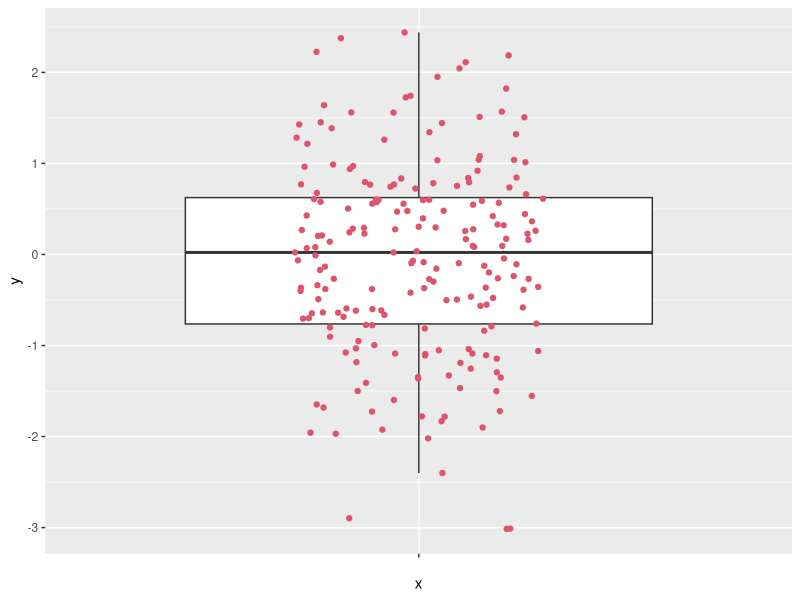
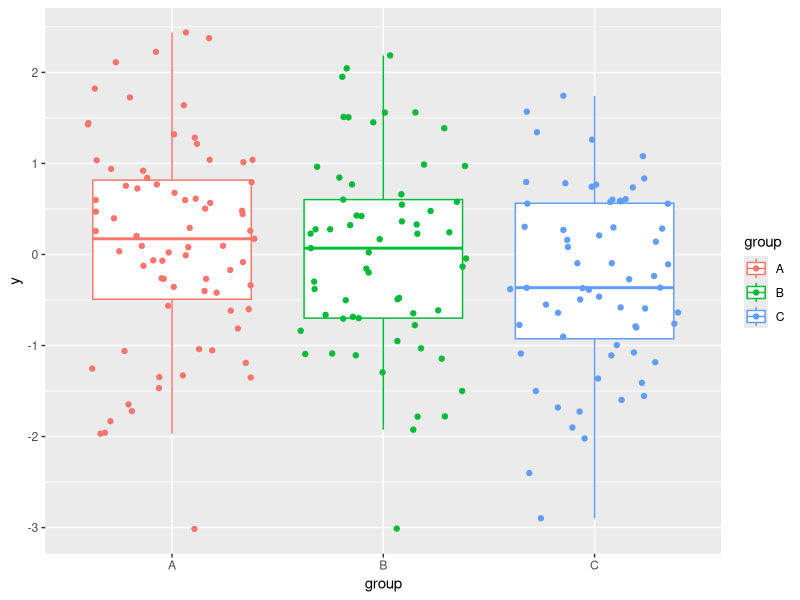

Here is the R script that generated these plots, in order:
# install.packages("ggplot2")
library(ggplot2)

# Data
set.seed(8)
y <- rnorm(200)
df <- data.frame(y)

# Basic box plot
ggplot(df, aes(x = "", y = y)) + 
  geom_boxplot(outlier.shape = NA) +
  geom_jitter(colour = 2, width = 0.2) 






# install.packages("ggplot2")
library(ggplot2)

# Data
set.seed(8)
y <- rnorm(200)
group <- sample(LETTERS[1:3], size = 200,
                replace = TRUE)
df <- data.frame(y, group)

# Box plot by group with jitter
ggplot(df, aes(x = group, y = y, colour = group)) + 
  geom_boxplot(outlier.shape = NA) +
  geom_jitter() 
